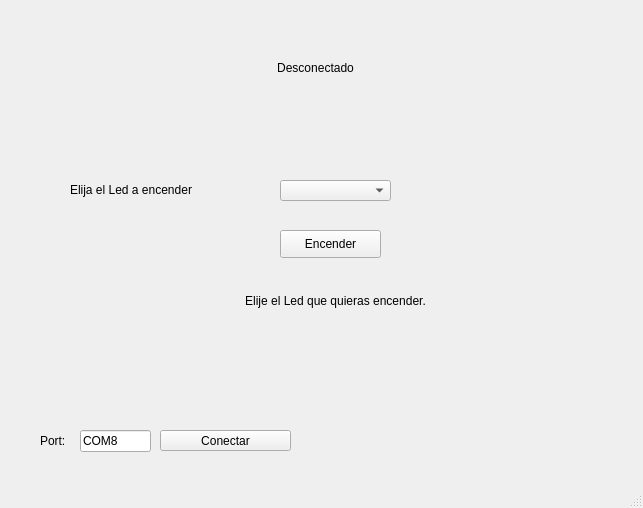
<?xml version="1.0" encoding="UTF-8"?>
<ui version="4.0">
 <class>MainWindow</class>
 <widget class="QMainWindow" name="MainWindow">
  <property name="geometry">
   <rect>
    <x>0</x>
    <y>0</y>
    <width>643</width>
    <height>508</height>
   </rect>
  </property>
  <property name="windowTitle">
   <string>MainWindow</string>
  </property>
  <widget class="QWidget" name="centralwidget">
   <widget class="QLabel" name="lbl_logoUAT">
    <property name="geometry">
     <rect>
      <x>30</x>
      <y>10</y>
      <width>181</width>
      <height>71</height>
     </rect>
    </property>
    <property name="text">
     <string/>
    </property>
    <property name="pixmap">
     <pixmap resource="../../recursos.qrc">:/logo/Imagenes/UAT-Escudo-2024.png</pixmap>
    </property>
    <property name="scaledContents">
     <bool>true</bool>
    </property>
   </widget>
   <widget class="QLabel" name="lbl_logoFIT">
    <property name="geometry">
     <rect>
      <x>410</x>
      <y>20</y>
      <width>211</width>
      <height>61</height>
     </rect>
    </property>
    <property name="text">
     <string/>
    </property>
    <property name="pixmap">
     <pixmap resource="../../recursos.qrc">:/logo/Imagenes/LogoFIT.png</pixmap>
    </property>
    <property name="scaledContents">
     <bool>true</bool>
    </property>
    <property name="alignment">
     <set>Qt::AlignCenter</set>
    </property>
   </widget>
   <widget class="QLabel" name="lbl_logoCT">
    <property name="geometry">
     <rect>
      <x>560</x>
      <y>400</y>
      <width>71</width>
      <height>51</height>
     </rect>
    </property>
    <property name="text">
     <string/>
    </property>
    <property name="pixmap">
     <pixmap resource="../../recursos.qrc">:/logo/Imagenes/logoCT.png</pixmap>
    </property>
    <property name="scaledContents">
     <bool>true</bool>
    </property>
    <property name="alignment">
     <set>Qt::AlignCenter</set>
    </property>
   </widget>
   <widget class="QLabel" name="label">
    <property name="geometry">
     <rect>
      <x>40</x>
      <y>430</y>
      <width>31</width>
      <height>21</height>
     </rect>
    </property>
    <property name="text">
     <string>Port:</string>
    </property>
   </widget>
   <widget class="QLineEdit" name="txt_COM">
    <property name="geometry">
     <rect>
      <x>80</x>
      <y>430</y>
      <width>71</width>
      <height>22</height>
     </rect>
    </property>
    <property name="text">
     <string>COM8</string>
    </property>
   </widget>
   <widget class="QPushButton" name="btn_Accion">
    <property name="geometry">
     <rect>
      <x>160</x>
      <y>430</y>
      <width>131</width>
      <height>21</height>
     </rect>
    </property>
    <property name="text">
     <string>Conectar</string>
    </property>
   </widget>
   <widget class="QLabel" name="lbl_estado">
    <property name="geometry">
     <rect>
      <x>260</x>
      <y>60</y>
      <width>111</width>
      <height>16</height>
     </rect>
    </property>
    <property name="text">
     <string>Desconectado</string>
    </property>
    <property name="alignment">
     <set>Qt::AlignCenter</set>
    </property>
   </widget>
   <widget class="QLabel" name="label_4">
    <property name="geometry">
     <rect>
      <x>70</x>
      <y>180</y>
      <width>181</width>
      <height>20</height>
     </rect>
    </property>
    <property name="styleSheet">
     <string notr="true">font: 10pt &quot;Yu Gothic UI&quot;;</string>
    </property>
    <property name="text">
     <string>Elija el Led a encender</string>
    </property>
   </widget>
   <widget class="QPushButton" name="btn_enviar">
    <property name="geometry">
     <rect>
      <x>280</x>
      <y>230</y>
      <width>101</width>
      <height>28</height>
     </rect>
    </property>
    <property name="text">
     <string>Encender</string>
    </property>
   </widget>
   <widget class="QLabel" name="label_2">
    <property name="geometry">
     <rect>
      <x>180</x>
      <y>270</y>
      <width>311</width>
      <height>61</height>
     </rect>
    </property>
    <property name="text">
     <string>Elije el Led que quieras encender.</string>
    </property>
    <property name="alignment">
     <set>Qt::AlignCenter</set>
    </property>
   </widget>
   <widget class="QComboBox" name="comboBox">
    <property name="geometry">
     <rect>
      <x>280</x>
      <y>180</y>
      <width>111</width>
      <height>21</height>
     </rect>
    </property>
   </widget>
  </widget>
  <widget class="QMenuBar" name="menubar">
   <property name="geometry">
    <rect>
     <x>0</x>
     <y>0</y>
     <width>643</width>
     <height>26</height>
    </rect>
   </property>
  </widget>
  <widget class="QStatusBar" name="statusbar"/>
 </widget>
 <resources>
  <include location="../../recursos.qrc"/>
  <include location="../recursos.qrc"/>
 </resources>
 <connections/>
</ui>
